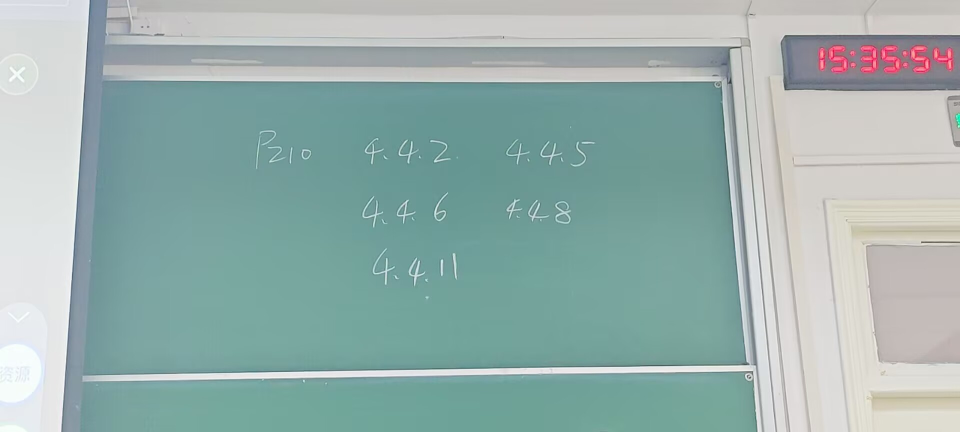
#> input picture ocr_test/02CF3A6F0C29C7128F0CF67328BCA7EC.jpg, 1920 x 864 px (shown at 1/2 size); its folder holds only this picture in this run
$ python -i label_tool.py   (imports and definitions only)
#> lines starting #> are read from the running program, lines starting #| are printed output that depends on the picture; after the words box and inside, x2 and y2 are one past the last pixel; in counts of white or black regions, pixels touching at a corner belong together
#> further down, picture is the input picture: shape (864, 1920, 3); mean B, G, R 173.5, 176.7, 153.3
"""
label_tool.py — OCR 黑板作业识别真值标注工具
独立脚本，不依赖项目其他模块。

依赖：opencv-python（或 opencv-python-headless）、numpy、Pillow
    pip install opencv-python numpy Pillow
    （项目环境已有 opencv-python-headless 和 numpy，只需补装 Pillow）

使用方法：
    python label_tool.py

功能：
  1. 首次运行自动将文件夹内所有图片重命名为 1.jpg, 2.jpg ...
  2. 左侧显示透视校正后的黑板图
  3. 右侧文本框填写真值，格式示例：
       P200  4.5.12
       P212  5.5.6
  4. 点击 [保存] 或按 Ctrl+S 保存当前图片标注
  5. 左右方向键 / 上下按钮切换图片
  6. 所有标注保存到同目录的 ground_truth.json
"""

import json
import os
import re
import tkinter as tk
from pathlib import Path
from tkinter import messagebox, ttk

import cv2
import numpy as np

try:
    from PIL import Image, ImageTk
except ImportError:
    raise SystemExit(
        "需要安装 Pillow：pip install Pillow"
    )

# ──────────────────────────────────────────
# 图像工具（复刻自 blackboard_ocr.py，完全独立）
# ──────────────────────────────────────────

BOARD_GREEN_LOWER = np.array([38, 35, 25],  dtype=np.uint8)
BOARD_GREEN_UPPER = np.array([92, 255, 255], dtype=np.uint8)


def _order_points(pts: np.ndarray) -> np.ndarray:
    rect = np.zeros((4, 2), dtype="float32")
    s    = pts.sum(axis=1)
    diff = np.diff(pts, axis=1).reshape(-1)
    rect[0] = pts[np.argmin(s)]
    rect[2] = pts[np.argmax(s)]
    rect[1] = pts[np.argmin(diff)]
    rect[3] = pts[np.argmax(diff)]
    return rect


def _four_point_transform(image: np.ndarray, pts: np.ndarray) -> np.ndarray:
    rect = _order_points(pts.astype(np.float32))
    tl, tr, br, bl = rect
    max_width  = int(max(np.linalg.norm(br - bl), np.linalg.norm(tr - tl)))
    max_height = int(max(np.linalg.norm(tr - br), np.linalg.norm(tl - bl)))
    max_width  = max(max_width,  10)
    max_height = max(max_height, 10)
    dst = np.array([[0, 0], [max_width-1, 0],
                    [max_width-1, max_height-1], [0, max_height-1]], dtype="float32")
    M = cv2.getPerspectiveTransform(rect, dst)
    return cv2.warpPerspective(image, M, (max_width, max_height))


def _detect_board(image: np.ndarray) -> np.ndarray:
    """自动检测绿色黑板并透视矫正，若失败则返回原图。"""
    hsv  = cv2.cvtColor(image, cv2.COLOR_BGR2HSV)
#> hsv: shape (864, 1920, 3); mean H, S, V 71.9, 44.8, 179.1
    mask = cv2.inRange(hsv, BOARD_GREEN_LOWER, BOARD_GREEN_UPPER)
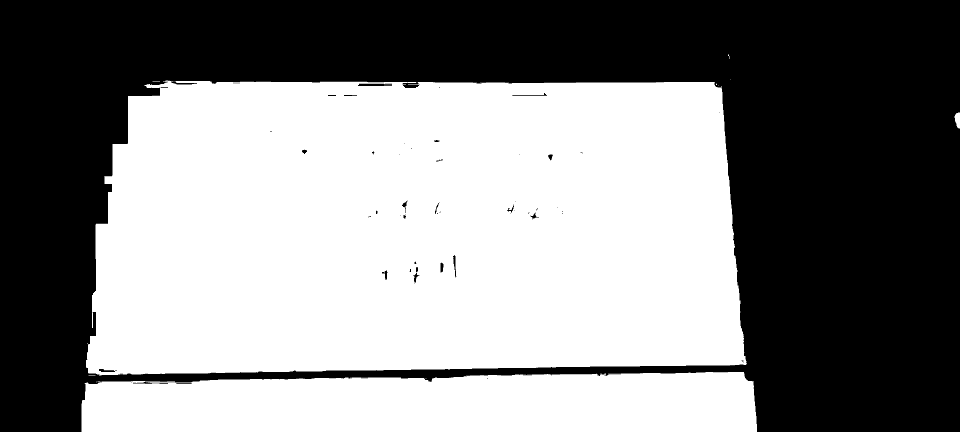
#> mask: shape (864, 1920) (shown at 1/2 size); 52.2% white; 119 black regions (96 under 20 px), largest, box (x1, y1, x2, y2) and area: (0, 0, 1920, 864) 791476, (716, 167, 784, 172) 259, (198, 738, 234, 744) 129
    k    = cv2.getStructuringElement(cv2.MORPH_RECT, (15, 15))
    mask = cv2.morphologyEx(mask, cv2.MORPH_CLOSE, k, iterations=2)
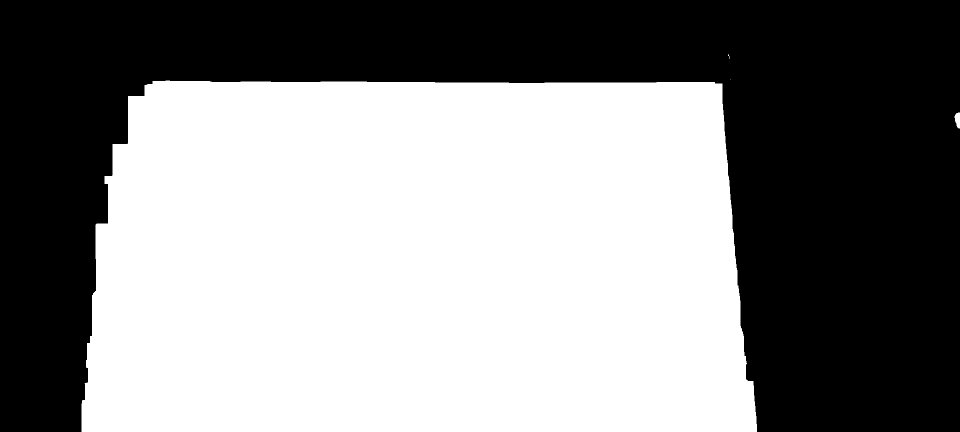
#> mask: shape (864, 1920) (shown at 1/2 size); 53.6% white; 1 black region, box (x1, y1, x2, y2) and area: (0, 0, 1920, 864) 769840
    mask = cv2.morphologyEx(mask, cv2.MORPH_OPEN,  k, iterations=1)
#> mask: shape (864, 1920); 53.6% white; 1 black region

    contours, _ = cv2.findContours(mask, cv2.RETR_EXTERNAL, cv2.CHAIN_APPROX_SIMPLE)
#> contours = 2 contours; box (x1, y1, x2, y2) and area: (163, 162, 1514, 864) 886722, (1911, 227, 1920, 247) 150
    h, w = image.shape[:2]
#> h = 864; w = 1920
    img_area = h * w
#> img_area = 1658880
    candidates = []
    for cnt in contours:
        area = cv2.contourArea(cnt)
        if area < img_area * 0.08:
            continue
        x, y, bw, bh = cv2.boundingRect(cnt)
        aspect = bw / max(bh, 1)
        candidates.append((area + 1000 * min(aspect, 3.0), cnt))
#> this loop made 2 passes
#> area on pass 1: 150
#> (area, x, y, bw, bh, aspect) on pass 2: (886721.5, 163, 162, 1351, 702, 1.92)
#> after the loop, candidates = 1 item

    if not candidates:
        return image

    cnt = max(candidates, key=lambda x: x[0])[1]
#> cnt = contour of 197 points, box (x1, y1, x2, y2) (163, 162, 1514, 864), area 886722
    peri  = cv2.arcLength(cnt, True)
#> peri = 4079.5
    approx = cv2.approxPolyDP(cnt, 0.02 * peri, True)
#> approx = [[256, 192], [163, 863], [1513, 863], [1444, 167]]
    pts   = approx.reshape(-1, 2) if len(approx) == 4 else cv2.boxPoints(cv2.minAreaRect(cnt))
#> pts = [[256, 192], [163, 863], [1513, 863], [1444, 167]]

    warped = _four_point_transform(image, pts)
#> in _order_points, `s    = pts.sum(axis=1)`: s = [448, 1026, 2376, 1611]
#> in _order_points, `diff = np.diff(pts, axis=1).reshape(-1)`: diff = [-64, 700, -650, -1277]
#> in _four_point_transform, `rect = _order_points(pts.astype(np.float32))`: rect = [[256, 192], [1444, 167], [1513, 863], [163, 863]]
#> in _four_point_transform, `tl, tr, br, bl = rect`: tl = [256, 192]; tr = [1444, 167]; br = [1513, 863]; bl = [163, 863]
#> in _four_point_transform, `max_width  = int(max(np.linalg.norm(br - bl), np.linalg.norm(tr - tl)))`: max_width = 1350
#> in _four_point_transform, `max_height = int(max(np.linalg.norm(tr - br), np.linalg.norm(tl - bl)))`: max_height = 699
#> in _four_point_transform, `dst = np.array([[0, 0], [max_width-1, 0], [max_width-1, max_height-1],..`: dst = [[0, 0], [1349, 0], [1349, 698], [0, 698]]
#> in _four_point_transform, `M = cv2.getPerspectiveTransform(rect, dst)`: M = [[1.24, 0.172, -350.8], [0.0262, 1.24, -245.4], [3.75e-05, 0.000215, 1]]
#> in _four_point_transform, `return cv2.warpPerspective(image, M, (max_width, max_height))`:
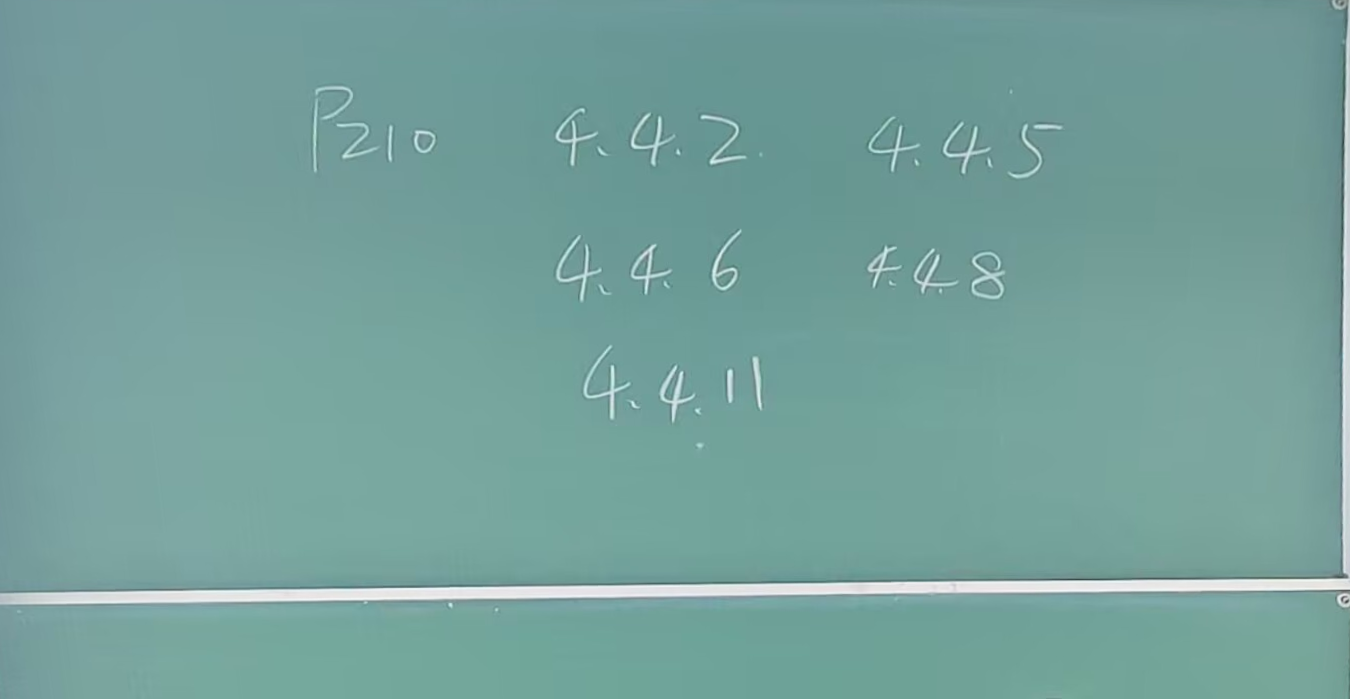
#> returned value: shape (699, 1350, 3); mean of channels 0, 1, 2 155.9, 160.9, 116.9; drawn as B, G, R
    if warped.shape[0] > warped.shape[1]:
        warped = cv2.rotate(warped, cv2.ROTATE_90_CLOCKWISE)
    hh, ww = warped.shape[:2]
#> hh = 699; ww = 1350
    mx, my = int(ww * 0.02), int(hh * 0.02)
#> mx = 27; my = 13
    return warped[my:hh-my, mx:ww-mx]
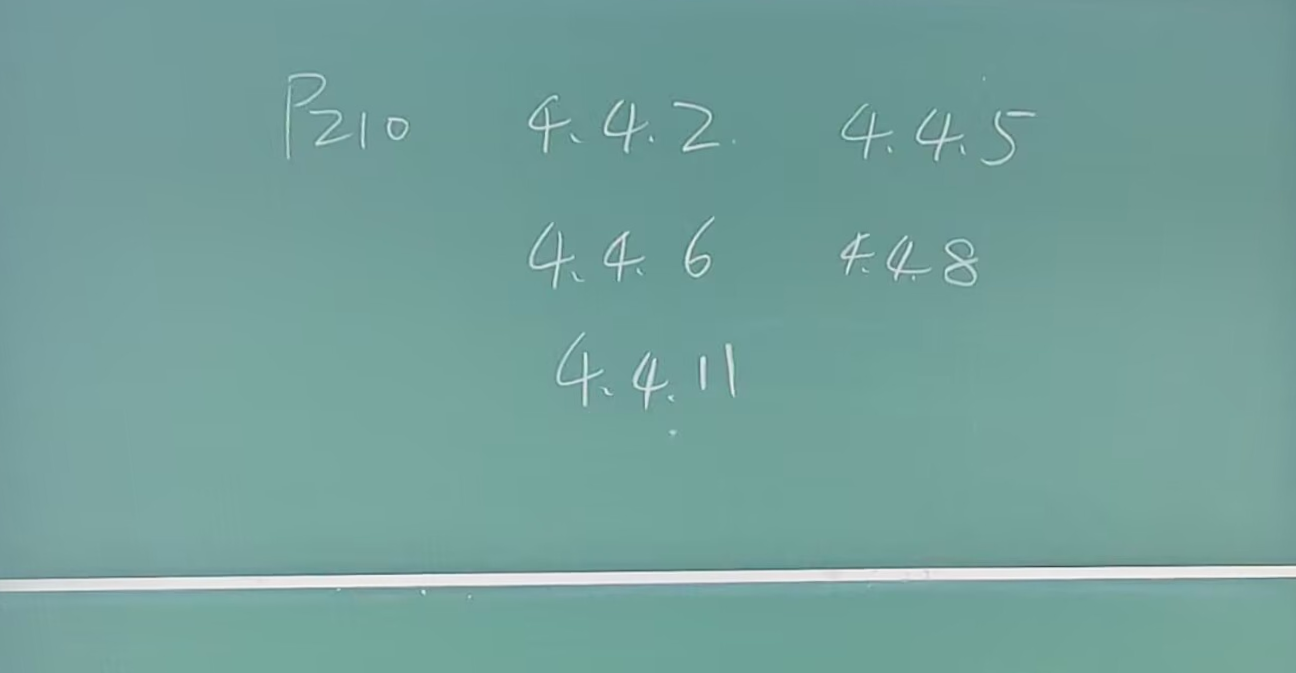
#> returned value: shape (673, 1296, 3); mean of channels 0, 1, 2 155.9, 161.1, 116.8; drawn as B, G, R


# ──────────────────────────────────────────
# 文件重命名
# ──────────────────────────────────────────

IMG_EXTS = {".jpg", ".jpeg", ".png", ".bmp", ".webp"}
RENAME_RECORD = "rename_map.json"   # 保留原名 -> 新名的映射


# [66 lines left out: function rename_images, not called in this run]


# ──────────────────────────────────────────
# 主 GUI
# ──────────────────────────────────────────

GROUND_TRUTH_FILE = "ground_truth.json"
PREVIEW_W = 720   # 左侧预览最大宽度
PREVIEW_H = 540   # 左侧预览最大高度


class LabelApp:
    # [274 lines left out: functions __init__, _load_gt, _save_gt, _load_images, _init_ui, _on_prev and 7 more, not called in this run]


# [2 lines not run here, left out]

>>> import cv2
>>> picture = cv2.imread('02CF3A6F0C29C7128F0CF67328BCA7EC.jpg')
>>> result = _detect_board(picture)
